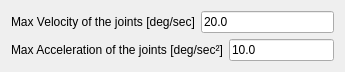
  <widget class="QWidget" name="verticalLayoutWidget_4">
   <property name="geometry">
    <rect>
     <x>10</x>
     <y>570</y>
     <width>345</width>
     <height>66</height>
    </rect>
   </property>
   <layout class="QVBoxLayout" name="verticalLayout_58">
    <item>
     <layout class="QHBoxLayout" name="horizontalLayout_13">
      <item>
       <layout class="QVBoxLayout" name="verticalLayout_40">
        <item>
         <widget class="QLabel" name="label_8">
          <property name="text">
           <string>Max Velocity of the joints [deg/sec]</string>
          </property>
         </widget>
        </item>
       </layout>
      </item>
      <item>
       <layout class="QVBoxLayout" name="verticalLayout_41">
        <item>
         <widget class="QLineEdit" name="lineEdit_w_max">
          <property name="text">
           <string>20.0</string>
          </property>
         </widget>
        </item>
       </layout>
      </item>
     </layout>
    </item>
    <item>
     <layout class="QHBoxLayout" name="horizontalLayout_22">
      <item>
       <layout class="QVBoxLayout" name="verticalLayout_42">
        <item>
         <widget class="QLabel" name="label_10">
          <property name="text">
           <string>Max Acceleration of the joints [deg/sec²]</string>
          </property>
         </widget>
        </item>
       </layout>
      </item>
      <item>
       <layout class="QVBoxLayout" name="verticalLayout_43">
        <item>
         <widget class="QLineEdit" name="lineEdit_alpha_max">
          <property name="text">
           <string>10.0</string>
          </property>
         </widget>
        </item>
       </layout>
      </item>
     </layout>
    </item>
   </layout>
  </widget>
